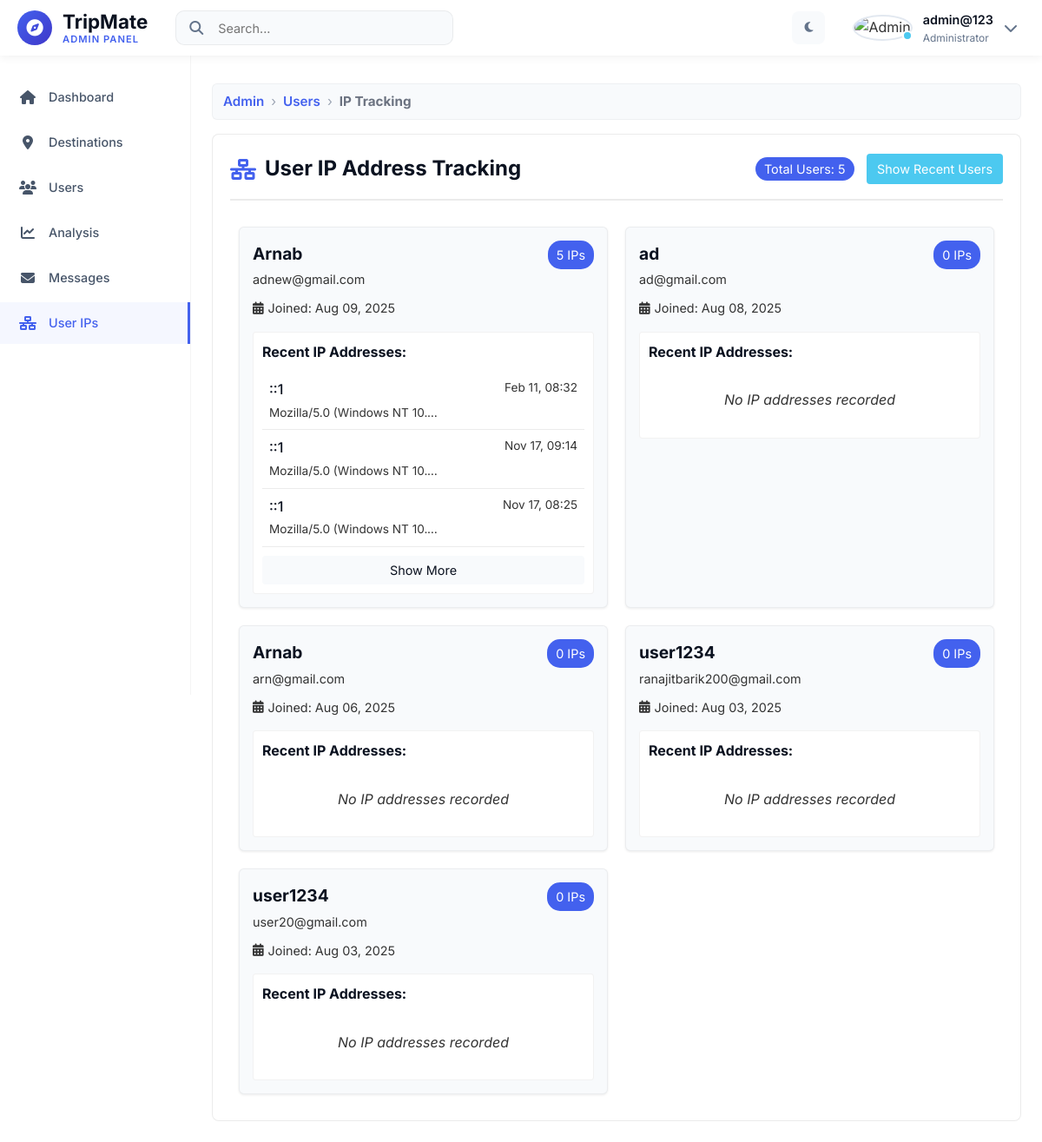
/admin/user_ip_tracking_on_admin.php?show_all=1 (signed in), run on the app's committed database.
### tables this page shows
CREATE TABLE `users` (
  `id` int(11) NOT NULL,
  `name` varchar(100) NOT NULL,
  `email` varchar(100) NOT NULL,
  `password` varchar(255) DEFAULT NULL,
  `auth_provider` enum('manual','google','facebook','instagram') NOT NULL DEFAULT 'manual',
  `provider_id` varchar(255) DEFAULT NULL,
  `profile_pic` varchar(255) DEFAULT NULL,
  `created_at` timestamp NOT NULL DEFAULT current_timestamp(),
  `user_level` enum('normal','high') DEFAULT 'normal'
);

CREATE TABLE `user_ips` (
  `id` int(11) NOT NULL,
  `user_id` int(11) NOT NULL,
  `ip_address` varchar(45) NOT NULL,
  `user_agent` text DEFAULT NULL,
  `login_time` timestamp NOT NULL DEFAULT current_timestamp()
);

### admin/user_ip_tracking_on_admin.php (the view, shortened to what this page needs)
<?php
include '../database/dbconfig.php';
include 'admin_header.php';
$show_all = isset($_GET['show_all']) && $_GET['show_all'] === '1';
$users = [];
$where_clause = $show_all ? '' : "WHERE EXISTS (
    SELECT 1 FROM user_ips ui
    WHERE ui.user_id = u.id
    AND ui.login_time >= DATE_SUB(NOW(), INTERVAL 5 DAY)
)";
$sql = "SELECT u.id, u.name, u.email, u.created_at, (SELECT COUNT(*) FROM user_ips WHERE user_id = u.id) as ip_count FROM users u " . $where_clause . " ORDER BY u.created_at DESC";
$result = $conn->query($sql);
if ($result) {
    $users = $result->fetch_all(MYSQLI_ASSOC);
    foreach ($users as &$user) {
        $user_id = $user['id'];
        $ip_sql = "SELECT ip_address, user_agent, login_time FROM user_ips WHERE user_id = $user_id ORDER BY login_time DESC LIMIT 5";
        $ip_result = $conn->query($ip_sql);
    }
}
?>
<div class="main-content">
    <div class="user-ip-card">
        <div class="card-header">
            <h2><i class="fas fa-network-wired"></i> User IP Address Tracking</h2>
            <div>
                <span class="status-badge">Total Users: <?= count($users) ?></span>
                <a href="?show_all=<?= $show_all ? '0' : '1' ?>" class="show-all-btn"><?= $show_all ? 'Show Recent Users' : 'Show All Users' ?></a>
            </div>
        </div>
        <div class="user-grid">
            <?php if (empty($users)): ?>
                <div class="no-ips"><?= $show_all ? 'No users found' : 'No users with activity in the last 5 days' ?></div>
            <?php else: ?>
                <?php foreach ($users as $user): ?>
                    <div class="user-card">
                        <div class="user-card-header">
                            <div>
                                <h3><?= htmlspecialchars($user['name']) ?></h3>
                                <div class="user-email"><?= htmlspecialchars($user['email']) ?></div>
                            </div>
                            <span class="status-badge"><?= $user['ip_count'] ?> IPs</span>
                        </div>
                        <div class="user-meta"><i class="fas fa-calendar-alt"></i> Joined: <?= date('M d, Y', strtotime($user['created_at'])) ?></div>
                        <div class="ip-list">
                            <h4>Recent IP Addresses:</h4>
                            <?php if (!empty($user['ip_addresses'])): ?>
                                <?php foreach ($user['ip_addresses'] as $index => $ip): ?>
                                    <div class="ip-item <?= $index >= 3 ? 'hidden' : '' ?>">
                                        <div>
                                            <div class="ip-address"><?= htmlspecialchars($ip['ip_address']) ?></div>
                                            <div class="user-agent" title="<?= htmlspecialchars($ip['user_agent']) ?>">
                                                <?= htmlspecialchars(substr($ip['user_agent'], 0, 30)) ?>...
                                            </div>
                                        </div>
                                        <div class="ip-time"><?= date('M d, H:i', strtotime($ip['login_time'])) ?></div>
                                    </div>
                                <?php endforeach; ?>
                                <?php if (count($user['ip_addresses']) > 3): ?>
                                    <button class="show-more-btn" onclick="toggleIPs(this)">Show More</button>
                                <?php endif; ?>
                            <?php else: ?>
                                <div class="no-ips">No IP addresses recorded</div>
                            <?php endif; ?>
                        </div>
                    </div>
                <?php endforeach; ?>
            <?php endif; ?>
        </div>
    </div>
</div>
<?php include 'admin_footer.php'; ?>

### admin/admin_header.php (shortened to what this page needs)
<?php
include '../database/dbconfig.php';
$admin_id = $_SESSION['admin_id'];
$admin_query = $conn->prepare("SELECT name, email, profile_pic FROM admin WHERE id = ?");
$admin_query->bind_param("i", $admin_id);
$admin_query->execute();
$admin_result = $admin_query->get_result();
$admin = $admin_result->fetch_assoc() ?? ['name' => 'Unknown', 'email' => '', 'profile_pic' => NULL];
$admin_name = $admin['name'];
$admin_profile_pic = $admin['profile_pic'];
?>
<!DOCTYPE html>
<html lang="en">
<head>
    <link rel="stylesheet" href="https://cdnjs.cloudflare.com/ajax/libs/font-awesome/6.4.0/css/all.min.css">
</head>
<body>
    <header class="header">
        <div class="header-container">
            <div class="header-left">
                <div class="logo">
                    <div class="logo-orb">
                        <i class="fas fa-compass"></i>
                    </div>
                    <div class="logo-text">
                        <span class="logo-primary">TripMate</span>
                        <span class="logo-secondary">ADMIN PANEL</span>
                    </div>
                </div>
                <div class="search-bar">
                    <i class="fas fa-search search-icon"></i>
                    <input type="text" class="search-input" placeholder="Search...">
                </div>
            </div>
            <div class="header-right">
                <div class="action-buttons">
                        <button class="action-btn theme-toggle" id="themeToggle">
                        <i class="fas fa-moon"></i>
                    </button>
                </div>
                <div class="user-profile">
                    <div class="profile-avatar">
                        <img src="<?= $admin_profile_pic ? $admin_profile_pic : 'https://images.unsplash.com/photo-1472099645785-5658abf4ff4e?w=150&h=150&fit=crop&crop=face' ?>" alt="Admin">
                        <div class="status-indicator online"></div>
                    </div>
                    <div class="profile-info">
                        <span class="profile-name"><?= htmlspecialchars($admin_name) ?></span>
                        <span class="profile-role">Administrator</span>
                    </div>
                    <i class="fas fa-chevron-down profile-dropdown"></i>
                </div>
            </div>
        </div>
    </header>
    <nav class="sidebar">
        <div class="sidebar-content">
            <ul class="sidebar-nav">
                <?php
                $current_page = basename($_SERVER['PHP_SELF']);
                ?>
                <li class="nav-item <?= $current_page == 'admin_dasbord.php' ? 'active' : '' ?>">
                    <a href="admin_dasbord.php" class="nav-link">
                        <div class="nav-icon">
                            <i class="fas fa-home"></i>
                        </div>
                        <span class="nav-text">Dashboard</span>
                    </a>
                </li>
                <li class="nav-item <?= $current_page == 'add_destanition_on_admin.php' ? 'active' : '' ?>">
                    <a href="add_destanition_on_admin.php" class="nav-link">
                        <div class="nav-icon">
                            <i class="fas fa-map-marker-alt"></i>
                        </div>
                        <span class="nav-text">Destinations</span>
                    </a>
                </li>
                <li class="nav-item <?= $current_page == 'user_present_chack_on_admin.php' ? 'active' : '' ?>">
                    <a href="user_present_chack_on_admin.php" class="nav-link">
                        <div class="nav-icon">
                            <i class="fas fa-users"></i>
                        </div>
                        <span class="nav-text">Users</span>
                    </a>
                </li>
                <li class="nav-item <?= $current_page == 'user_join_analysis_on_ADMIN.php' ? 'active' : '' ?>">
                    <a href="user_join_analysis_on_ADMIN.php" class="nav-link">
                        <div class="nav-icon">
                            <i class="fas fa-chart-line"></i>
                        </div>
                        <span class="nav-text">Analysis</span>
                    </a>
                </li>
                <li class="nav-item <?= $current_page == 'messages.php' ? 'active' : '' ?>">
                    <a href="messages.php" class="nav-link">
                        <div class="nav-icon">
                            <i class="fas fa-envelope"></i>
                        </div>
                        <span class="nav-text">Messages</span>
                    </a>
                </li>
                <li class="nav-item <?= $current_page == 'user_ip_tracking_on_admin.php' ? 'active' : '' ?>">
                    <a href="user_ip_tracking_on_admin.php" class="nav-link">
                        <div class="nav-icon">
                            <i class="fas fa-network-wired"></i>
                        </div>
                        <span class="nav-text">User IPs</span>
                    </a>
                </li>
            </ul>
        </div>
    </nav>
</body>
</html>

### admin/admin_header.php (style rules this page uses)
:root { --primary: #4361ee; --secondary: #3f37c9; --success: #4cc9f0; --danger: #f72585; --warning: #f8961e; --info: #4895ef; --light: #ffffff; --muted: #f8fafc; --card-bg: #ffffff; --text: #333333; --dark: #0b1220; --sidebar-width: 220px; --header-height: 64px; }
* { margin: 0; padding: 0; box-sizing: border-box; font-family: 'Inter', sans-serif; }
body { background-color: var(--light); color: var(--text); line-height: 1.6; }
.header { position: fixed; top: 0; left: 0; right: 0; height: var(--header-height); background: var(--card-bg); box-shadow: 0 2px 10px rgba(0, 0, 0, 0.06); z-index: 1000; }
.header-container { display: flex; align-items: center; justify-content: space-between; height: 100%; padding: 0 1.25rem; max-width: 100%; }
.header-left { display: flex; align-items: center; gap: 2rem; }
.logo { display: flex; align-items: center; gap: 0.75rem; }
.logo-orb { width: 40px; height: 40px; background: linear-gradient(135deg, var(--primary), var(--secondary)); border-radius: 50%; display: flex; align-items: center; justify-content: center; color: white; font-size: 1.2rem; }
.logo-text { display: flex; flex-direction: column; line-height: 1.2; }
.logo-primary { font-size: 1.4rem; font-weight: 700; color: var(--dark); }
.logo-secondary { font-size: 0.7rem; font-weight: 600; color: var(--primary); letter-spacing: 1px; }
.search-bar { position: relative; width: 320px; }
.search-input { width: 100%; padding: 0.65rem 0.9rem 0.65rem 3rem; border: 1px solid rgba(0,0,0,0.06); border-radius: 10px; background: var(--muted); color: var(--text); font-size: 0.9rem; transition: all 0.2s ease; }
.search-icon { position: absolute; left: 1rem; top: 50%; transform: translateY(-50%); color: #64748b; }
.header-right { display: flex; align-items: center; gap: 1.5rem; }
.action-buttons { display: flex; gap: 0.5rem; }
.action-btn { width: 38px; height: 38px; border: none; border-radius: 8px; background: var(--muted); color: #64748b; cursor: pointer; display: flex; align-items: center; justify-content: center; transition: all 0.2s ease; }
.user-profile { display: flex; align-items: center; gap: 0.75rem; padding: 0.5rem; border-radius: 12px; cursor: pointer; transition: all 0.3s ease; position: relative; }
.profile-avatar { position: relative; }
.profile-avatar img { width: 40px; height: 40px; border-radius: 50%; object-fit: cover; border: 2px solid #e2e8f0; }
.status-indicator { position: absolute; bottom: 0; right: 0; width: 12px; height: 12px; border-radius: 50%; border: 2px solid #fff; }
.status-indicator.online { background: var(--success); }
.profile-info { display: flex; flex-direction: column; }
.profile-name { font-weight: 600; font-size: 0.9rem; color: var(--dark); }
.profile-role { font-size: 0.75rem; color: #64748b; }
.profile-dropdown { color: #64748b; transition: transform 0.3s ease; }
.sidebar { position: fixed; left: 0; top: var(--header-height); width: var(--sidebar-width); height: calc(100vh - var(--header-height)); background: var(--card-bg); border-right: 1px solid rgba(0,0,0,0.04); overflow-y: auto; z-index: 999; }
.sidebar-content { padding: 1.5rem 0; }
.sidebar-nav { list-style: none; }
.nav-item { margin-bottom: 0.25rem; }
.nav-link { display: flex; align-items: center; padding: 0.75rem 1.25rem; color: #475569; text-decoration: none; transition: all 0.18s ease; position: relative; }
.nav-item.active .nav-link { background: #4361ee0d; color: var(--primary); border-right: 3px solid var(--primary); }
.nav-icon { width: 24px; height: 24px; display: flex; align-items: center; justify-content: center; margin-right: 0.75rem; }
.nav-text { font-weight: 500; font-size: 0.9rem; }
.main-content { margin-left: var(--sidebar-width); margin-top: calc(var(--header-height) + 0.5rem); padding: 1.5rem; min-height: calc(100vh - var(--header-height)); transition: margin-left 0.18s ease; width: calc(100% - var(--sidebar-width)); max-width: 100%; }

### data on the page
users: name "Arnab", email "adnew@gmail.com", ip_count "5", created_at "Aug 09, 2025", shows "Show More"
user_ips: ip_address "::1", user_agent "Mozilla/5.0 (Windows NT 10.…", login_time "Feb 11, 08:32"
user_ips: ip_address "::1", user_agent "Mozilla/5.0 (Windows NT 10.…", login_time "Nov 17, 09:14"
user_ips: ip_address "::1", user_agent "Mozilla/5.0 (Windows NT 10.…", login_time "Nov 17, 08:25"
users: name "ad", email "ad@gmail.com", ip_count "0", created_at "Aug 08, 2025", shows "No IP addresses recorded"
users: name "Arnab", email "arn@gmail.com", ip_count "0", created_at "Aug 06, 2025", shows "No IP addresses recorded"
users: name "user1234", email "ranajitbarik200@gmail.com", ip_count "0", created_at "Aug 03, 2025", shows "No IP addresses recorded"
users: name "user1234", email "user20@gmail.com", ip_count "0", created_at "Aug 03, 2025", shows "No IP addresses recorded"

### other printed values
$admin_name "admin@123"
count($users) "5"
